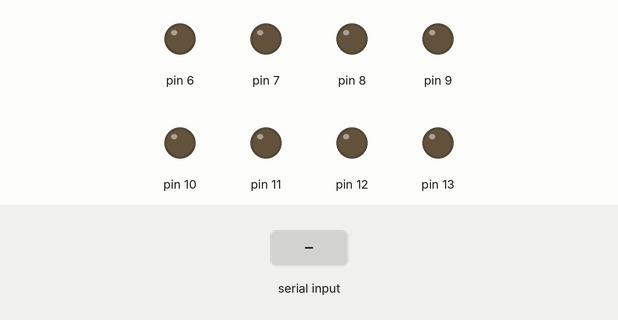
A sketch run on a simulated Arduino Uno, built with avr-gcc and run on an emulated ATmega328P. Parts: output pins drawn as LEDs (lit = HIGH). The inputs (shaded band) are chosen by the test bench. What the sketch prints to the serial monitor is not drawn.

Above: at 1.2 s.
1.3 s: "a" received over Serial
At 1.8 s:
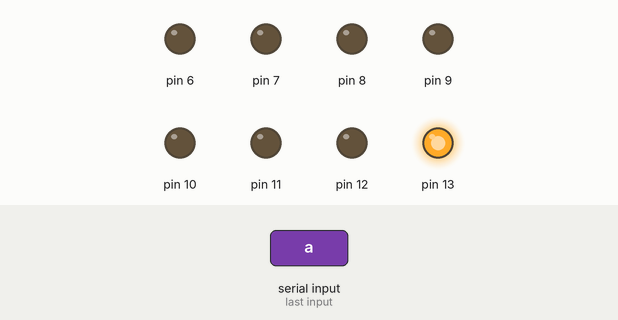
2.8 s: "c" received over Serial
At 4.0 s:
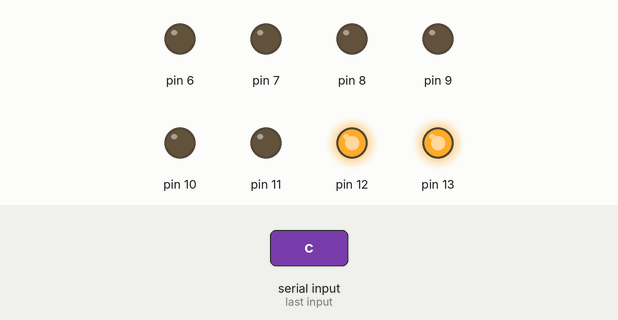
4.3 s: "b" received over Serial
At 5.3 s:
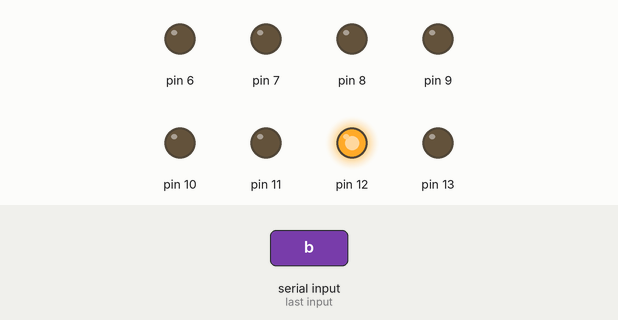
5.8 s: "e" received over Serial
At 6.5 s:
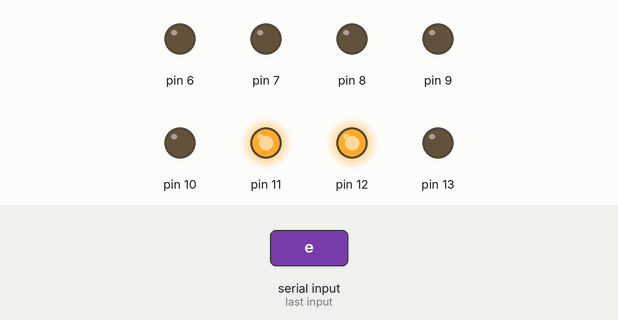
7.3 s: "d" received over Serial
At 7.6 s:
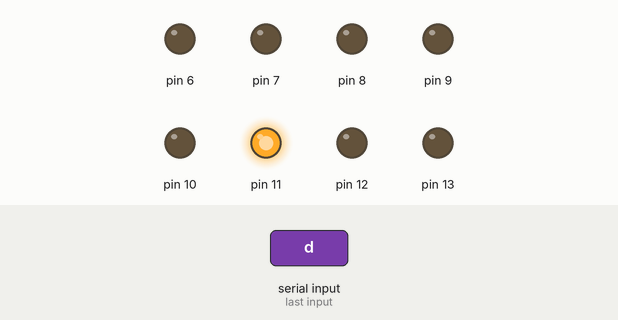
8.8 s: "g" received over Serial
At 10.0 s:
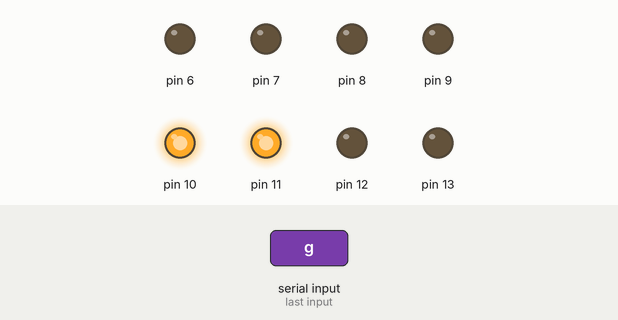
Timing chart, 0 to 11.3 s (numbered marks = the images above; inputs shaded):
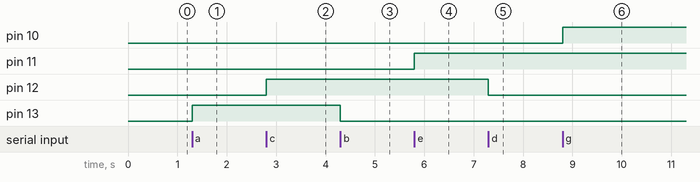

Measured:
- after the input at 1.3 s, pin 13: LOW → HIGH at once
- after the input at 2.8 s, pin 12: LOW → HIGH at once
- after the input at 4.3 s, pin 13: HIGH → LOW at once
- after the input at 5.8 s, pin 11: LOW → HIGH at once
- after the input at 7.3 s, pin 12: HIGH → LOW at once
- after the input at 8.8 s, pin 10: LOW → HIGH at once

The sketch:

SimpleVest.ino
```cpp
/*
 Name:		SimpleVest.ino
 Created:	2020/10/19 13:48:47
 Author:	C427
*/

// the setup function runs once when you press reset or power the board
void setup() {
  Serial.begin(115200);
	for (int i = 13; i > 5; i--)
	{
		pinMode(i, OUTPUT);
	}
 Serial.write("start");
}

// the loop function runs over and over again until power down or reset
void loop() {
  GetSerial();
}

void GetSerial() {
	if (Serial.available() > 0) {
		char cmd = Serial.read();
		switch (cmd) {

		case'a':
			ON(13);
			break;
		case'b':
			OFF(13);
			break;
		case'c':
			ON(12);
			break;
		case'd':
			OFF(12);
			break;
		case'e':
			ON(11);
			break;
		case'f':
			OFF(11);
			break;
		case'g':
			ON(10);
			break;
		case'h':
			OFF(10);
			break;
		case'i':
			ON(9);
			break;
		case'j':
			OFF(9);
			break;
		case'k':
			ON(8);
			break;
		case'l':
			OFF(8);
			break;
		case'm':
			ON(7);
			break;
		case'n':
			OFF(7);
			break;
		case'o':
			ON(6);
			break;
		case'p':
			OFF(6);
			break;
		}
	}
}

void ON(int pin) {
	digitalWrite(pin, HIGH);
	String msg = String(pin) + "ON";
	char charBuf[10];
	msg.toCharArray(charBuf, 10);
	Serial.write(charBuf);
}

void OFF(int pin) {
	digitalWrite(pin, LOW);
	  String msg = String(pin) + "OFF";
  char charBuf[10];
  msg.toCharArray(charBuf, 10);
  Serial.write(charBuf);
}
```
